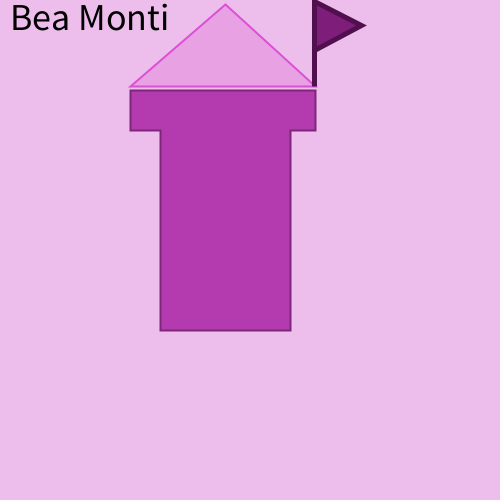
Frame 1 (no input)
Frame 60 (the mouse pressed at the canvas centre just before this capture): identical to frame 1, image omitted
Frame 120 (the mouse held since frame 60 and released just before this capture): identical to frame 1, image omitted

The Processing sketch that drew this single still picture (run headless with seeded random() and noise(); from frame 60 on, the mouse is pressed at the canvas centre):

// Processing sketch: castle__Bea_Monti
// ── castle__Bea_Monti.pde
/*
Bea Monti
 6/24/22
 Demo of CAstle tower
 Intended for Hm Intro to CS
 Relevant reference page:
 
 */

void setup() {
  size(500, 500);
  background(#EDBDEB);
  size(500, 500);
  fill(0);
  textSize(38);
  text("Bea Monti", 10, 30);

  // top
  beginShape();

  fill(#E8A2E4);
  stroke(#DB50D4);
  strokeWeight(2);

  vertex(130, 86);
  vertex(225, 4);
  vertex(315, 86);

  endShape(CLOSE);

  // Crown shape
  beginShape();

  fill(#B43AAF);
  stroke(#7E267A);
  strokeWeight(2);

  vertex(130, 90);
  vertex(130, 130);
  vertex(160, 130);
  vertex(160, 330);
  vertex(290, 330);
  vertex(290, 170);
  vertex(290, 130);
  vertex(315, 130);
  vertex(315, 90);
  vertex(225, 90);

  endShape(CLOSE);


  // flag pole
  beginShape();

  fill(#7E1D7A);
  stroke(#500F4D);
  strokeWeight(5);


  vertex(314, 86);
  vertex(314, 2);


  endShape(CLOSE);

  // flag
  beginShape();

  fill(#7E1D7A);
  stroke(#500F4D);
  strokeWeight(5);


  vertex(314, 1);
  vertex(361, 25);
  vertex(314, 50);


  endShape(CLOSE);
}


void draw() {
}

void mousePressed() {
  println(mouseX, mouseY);
  strokeWeight(6);
  point(mouseX, mouseY);
}
